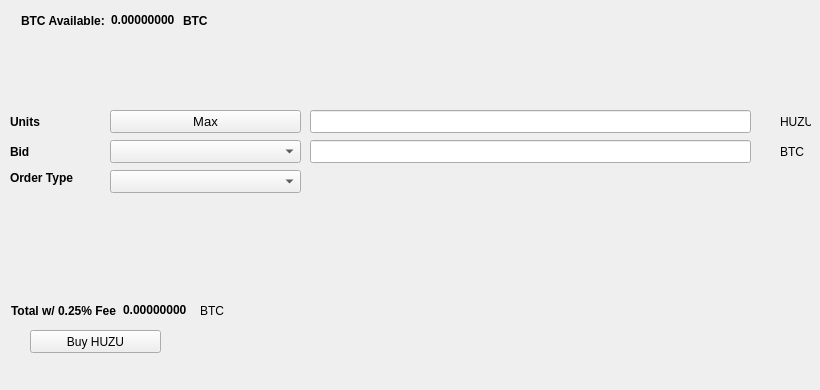
   <widget class="QWidget" name="BuyTab">
    <attribute name="title">
     <string>Buy</string>
    </attribute>
    <widget class="QPushButton" name="BuyHUZU">
     <property name="geometry">
      <rect>
       <x>30</x>
       <y>330</y>
       <width>131</width>
       <height>23</height>
      </rect>
     </property>
     <property name="text">
      <string>Buy HUZU</string>
     </property>
     <property name="icon">
      <iconset resource="../huzu.qrc">
       <normaloff>:/icons/bitcoin</normaloff>:/icons/bitcoin</iconset>
     </property>
    </widget>
    <widget class="QLabel" name="label_3">
     <property name="geometry">
      <rect>
       <x>10</x>
       <y>110</y>
       <width>46</width>
       <height>23</height>
      </rect>
     </property>
     <property name="font">
      <font>
       <weight>75</weight>
       <bold>true</bold>
      </font>
     </property>
     <property name="text">
      <string>Units</string>
     </property>
    </widget>
    <widget class="QLineEdit" name="UnitsInput">
     <property name="geometry">
      <rect>
       <x>310</x>
       <y>110</y>
       <width>441</width>
       <height>23</height>
      </rect>
     </property>
     <property name="font">
      <font>
       <pointsize>9</pointsize>
       <weight>75</weight>
       <bold>true</bold>
      </font>
     </property>
    </widget>
    <widget class="QLineEdit" name="BuyBidPriceEdit">
     <property name="geometry">
      <rect>
       <x>310</x>
       <y>140</y>
       <width>441</width>
       <height>23</height>
      </rect>
     </property>
     <property name="font">
      <font>
       <pointsize>9</pointsize>
       <weight>75</weight>
       <bold>true</bold>
      </font>
     </property>
    </widget>
    <widget class="QLabel" name="label_4">
     <property name="geometry">
      <rect>
       <x>780</x>
       <y>110</y>
       <width>31</width>
       <height>23</height>
      </rect>
     </property>
     <property name="text">
      <string>HUZU</string>
     </property>
    </widget>
    <widget class="QLabel" name="label_5">
     <property name="geometry">
      <rect>
       <x>780</x>
       <y>140</y>
       <width>31</width>
       <height>23</height>
      </rect>
     </property>
     <property name="text">
      <string>BTC</string>
     </property>
    </widget>
    <widget class="QLabel" name="label_6">
     <property name="geometry">
      <rect>
       <x>10</x>
       <y>140</y>
       <width>46</width>
       <height>23</height>
      </rect>
     </property>
     <property name="font">
      <font>
       <weight>75</weight>
       <bold>true</bold>
      </font>
     </property>
     <property name="text">
      <string>Bid</string>
     </property>
    </widget>
    <widget class="QLabel" name="label_7">
     <property name="geometry">
      <rect>
       <x>10</x>
       <y>170</y>
       <width>91</width>
       <height>16</height>
      </rect>
     </property>
     <property name="font">
      <font>
       <weight>75</weight>
       <bold>true</bold>
      </font>
     </property>
     <property name="text">
      <string>Order Type</string>
     </property>
    </widget>
    <widget class="QPushButton" name="Buy_Max_Amount">
     <property name="geometry">
      <rect>
       <x>110</x>
       <y>110</y>
       <width>191</width>
       <height>23</height>
      </rect>
     </property>
     <property name="font">
      <font>
       <pointsize>10</pointsize>
      </font>
     </property>
     <property name="text">
      <string>Max</string>
     </property>
    </widget>
    <widget class="QComboBox" name="BuyBidcomboBox">
     <property name="geometry">
      <rect>
       <x>110</x>
       <y>140</y>
       <width>191</width>
       <height>23</height>
      </rect>
     </property>
     <property name="font">
      <font>
       <pointsize>10</pointsize>
      </font>
     </property>
    </widget>
    <widget class="QComboBox" name="buyOrdertypeCombo">
     <property name="geometry">
      <rect>
       <x>110</x>
       <y>170</y>
       <width>191</width>
       <height>23</height>
      </rect>
     </property>
     <property name="font">
      <font>
       <pointsize>10</pointsize>
      </font>
     </property>
    </widget>
    <widget class="QWidget" name="layoutWidget1">
     <property name="geometry">
      <rect>
       <x>21</x>
       <y>11</y>
       <width>227</width>
       <height>19</height>
      </rect>
     </property>
     <layout class="QHBoxLayout" name="horizontalLayout_3">
      <item>
       <widget class="QLabel" name="label232">
        <property name="font">
         <font>
          <weight>75</weight>
          <bold>true</bold>
         </font>
        </property>
        <property name="text">
         <string>BTC Available:</string>
        </property>
       </widget>
      </item>
      <item>
       <widget class="QLabel" name="BtcAvailableLbl">
        <property name="palette">
         <palette>
          <active>
           <colorrole role="WindowText">
            <brush brushstyle="SolidPattern">
             <color alpha="255">
              <red>0</red>
              <green>0</green>
              <blue>0</blue>
             </color>
            </brush>
           </colorrole>
           <colorrole role="Button">
            <brush brushstyle="SolidPattern">
             <color alpha="255">
              <red>0</red>
              <green>170</green>
              <blue>0</blue>
             </color>
            </brush>
           </colorrole>
           <colorrole role="Light">
            <brush brushstyle="SolidPattern">
             <color alpha="255">
              <red>0</red>
              <green>255</green>
              <blue>0</blue>
             </color>
            </brush>
           </colorrole>
           <colorrole role="Midlight">
            <brush brushstyle="SolidPattern">
             <color alpha="255">
              <red>0</red>
              <green>212</green>
              <blue>0</blue>
             </color>
            </brush>
           </colorrole>
           <colorrole role="Dark">
            <brush brushstyle="SolidPattern">
             <color alpha="255">
              <red>0</red>
              <green>85</green>
              <blue>0</blue>
             </color>
            </brush>
           </colorrole>
           <colorrole role="Mid">
            <brush brushstyle="SolidPattern">
             <color alpha="255">
              <red>0</red>
              <green>113</green>
              <blue>0</blue>
             </color>
            </brush>
           </colorrole>
           <colorrole role="Text">
            <brush brushstyle="SolidPattern">
             <color alpha="255">
              <red>0</red>
              <green>170</green>
              <blue>0</blue>
             </color>
            </brush>
           </colorrole>
           <colorrole role="BrightText">
            <brush brushstyle="SolidPattern">
             <color alpha="255">
              <red>255</red>
              <green>255</green>
              <blue>255</blue>
             </color>
            </brush>
           </colorrole>
           <colorrole role="ButtonText">
            <brush brushstyle="SolidPattern">
             <color alpha="255">
              <red>0</red>
              <green>0</green>
              <blue>0</blue>
             </color>
            </brush>
           </colorrole>
           <colorrole role="Base">
            <brush brushstyle="SolidPattern">
             <color alpha="255">
              <red>255</red>
              <green>255</green>
              <blue>255</blue>
             </color>
            </brush>
           </colorrole>
           <colorrole role="Window">
            <brush brushstyle="SolidPattern">
             <color alpha="255">
              <red>0</red>
              <green>170</green>
              <blue>0</blue>
             </color>
            </brush>
           </colorrole>
           <colorrole role="Shadow">
            <brush brushstyle="SolidPattern">
             <color alpha="255">
              <red>0</red>
              <green>0</green>
              <blue>0</blue>
             </color>
            </brush>
           </colorrole>
           <colorrole role="AlternateBase">
            <brush brushstyle="SolidPattern">
             <color alpha="255">
              <red>127</red>
              <green>212</green>
              <blue>127</blue>
             </color>
            </brush>
           </colorrole>
           <colorrole role="ToolTipBase">
            <brush brushstyle="SolidPattern">
             <color alpha="255">
              <red>255</red>
              <green>255</green>
              <blue>220</blue>
             </color>
            </brush>
           </colorrole>
           <colorrole role="ToolTipText">
            <brush brushstyle="SolidPattern">
             <color alpha="255">
              <red>0</red>
              <green>0</green>
              <blue>0</blue>
             </color>
            </brush>
           </colorrole>
          </active>
          <inactive>
           <colorrole role="WindowText">
            <brush brushstyle="SolidPattern">
             <color alpha="255">
              <red>0</red>
              <green>0</green>
              <blue>0</blue>
             </color>
            </brush>
           </colorrole>
           <colorrole role="Button">
            <brush brushstyle="SolidPattern">
             <color alpha="255">
              <red>0</red>
              <green>170</green>
              <blue>0</blue>
             </color>
            </brush>
           </colorrole>
           <colorrole role="Light">
            <brush brushstyle="SolidPattern">
             <color alpha="255">
              <red>0</red>
              <green>255</green>
              <blue>0</blue>
             </color>
            </brush>
           </colorrole>
           <colorrole role="Midlight">
            <brush brushstyle="SolidPattern">
             <color alpha="255">
              <red>0</red>
              <green>212</green>
              <blue>0</blue>
             </color>
            </brush>
           </colorrole>
           <colorrole role="Dark">
            <brush brushstyle="SolidPattern">
             <color alpha="255">
              <red>0</red>
              <green>85</green>
              <blue>0</blue>
             </color>
            </brush>
           </colorrole>
           <colorrole role="Mid">
            <brush brushstyle="SolidPattern">
             <color alpha="255">
              <red>0</red>
              <green>113</green>
              <blue>0</blue>
             </color>
            </brush>
           </colorrole>
           <colorrole role="Text">
            <brush brushstyle="SolidPattern">
             <color alpha="255">
              <red>0</red>
              <green>170</green>
              <blue>0</blue>
             </color>
            </brush>
           </colorrole>
           <colorrole role="BrightText">
            <brush brushstyle="SolidPattern">
             <color alpha="255">
              <red>255</red>
              <green>255</green>
              <blue>255</blue>
             </color>
            </brush>
           </colorrole>
           <colorrole role="ButtonText">
            <brush brushstyle="SolidPattern">
             <color alpha="255">
              <red>0</red>
              <green>0</green>
              <blue>0</blue>
             </color>
            </brush>
           </colorrole>
           <colorrole role="Base">
            <brush brushstyle="SolidPattern">
             <color alpha="255">
              <red>255</red>
              <green>255</green>
              <blue>255</blue>
             </color>
            </brush>
           </colorrole>
           <colorrole role="Window">
            <brush brushstyle="SolidPattern">
             <color alpha="255">
              <red>0</red>
              <green>170</green>
              <blue>0</blue>
             </color>
            </brush>
           </colorrole>
           <colorrole role="Shadow">
            <brush brushstyle="SolidPattern">
             <color alpha="255">
              <red>0</red>
              <green>0</green>
              <blue>0</blue>
             </color>
            </brush>
           </colorrole>
           <colorrole role="AlternateBase">
            <brush brushstyle="SolidPattern">
             <color alpha="255">
              <red>127</red>
              <green>212</green>
              <blue>127</blue>
             </color>
            </brush>
           </colorrole>
           <colorrole role="ToolTipBase">
            <brush brushstyle="SolidPattern">
             <color alpha="255">
              <red>255</red>
              <green>255</green>
              <blue>220</blue>
             </color>
            </brush>
           </colorrole>
           <colorrole role="ToolTipText">
            <brush brushstyle="SolidPattern">
             <color alpha="255">
              <red>0</red>
              <green>0</green>
              <blue>0</blue>
             </color>
            </brush>
           </colorrole>
          </inactive>
          <disabled>
           <colorrole role="WindowText">
            <brush brushstyle="SolidPattern">
             <color alpha="255">
              <red>0</red>
              <green>85</green>
              <blue>0</blue>
             </color>
            </brush>
           </colorrole>
           <colorrole role="Button">
            <brush brushstyle="SolidPattern">
             <color alpha="255">
              <red>0</red>
              <green>170</green>
              <blue>0</blue>
             </color>
            </brush>
           </colorrole>
           <colorrole role="Light">
            <brush brushstyle="SolidPattern">
             <color alpha="255">
              <red>0</red>
              <green>255</green>
              <blue>0</blue>
             </color>
            </brush>
           </colorrole>
           <colorrole role="Midlight">
            <brush brushstyle="SolidPattern">
             <color alpha="255">
              <red>0</red>
              <green>212</green>
              <blue>0</blue>
             </color>
            </brush>
           </colorrole>
           <colorrole role="Dark">
            <brush brushstyle="SolidPattern">
             <color alpha="255">
              <red>0</red>
              <green>85</green>
              <blue>0</blue>
             </color>
            </brush>
           </colorrole>
           <colorrole role="Mid">
            <brush brushstyle="SolidPattern">
             <color alpha="255">
              <red>0</red>
              <green>113</green>
              <blue>0</blue>
             </color>
            </brush>
           </colorrole>
           <colorrole role="Text">
            <brush brushstyle="SolidPattern">
             <color alpha="255">
              <red>0</red>
              <green>85</green>
              <blue>0</blue>
             </color>
            </brush>
           </colorrole>
           <colorrole role="BrightText">
            <brush brushstyle="SolidPattern">
             <color alpha="255">
              <red>255</red>
              <green>255</green>
              <blue>255</blue>
             </color>
            </brush>
           </colorrole>
           <colorrole role="ButtonText">
            <brush brushstyle="SolidPattern">
             <color alpha="255">
              <red>0</red>
              <green>85</green>
              <blue>0</blue>
             </color>
            </brush>
           </colorrole>
           <colorrole role="Base">
            <brush brushstyle="SolidPattern">
             <color alpha="255">
              <red>0</red>
              <green>170</green>
              <blue>0</blue>
             </color>
            </brush>
           </colorrole>
           <colorrole role="Window">
            <brush brushstyle="SolidPattern">
             <color alpha="255">
              <red>0</red>
              <green>170</green>
              <blue>0</blue>
             </color>
            </brush>
           </colorrole>
           <colorrole role="Shadow">
            <brush brushstyle="SolidPattern">
             <color alpha="255">
              <red>0</red>
              <green>0</green>
              <blue>0</blue>
             </color>
            </brush>
           </colorrole>
           <colorrole role="AlternateBase">
            <brush brushstyle="SolidPattern">
             <color alpha="255">
              <red>0</red>
              <green>170</green>
              <blue>0</blue>
             </color>
            </brush>
           </colorrole>
           <colorrole role="ToolTipBase">
            <brush brushstyle="SolidPattern">
             <color alpha="255">
              <red>255</red>
              <green>255</green>
              <blue>220</blue>
             </color>
            </brush>
           </colorrole>
           <colorrole role="ToolTipText">
            <brush brushstyle="SolidPattern">
             <color alpha="255">
              <red>0</red>
              <green>0</green>
              <blue>0</blue>
             </color>
            </brush>
           </colorrole>
          </disabled>
         </palette>
        </property>
        <property name="font">
         <font>
          <weight>75</weight>
          <bold>true</bold>
         </font>
        </property>
        <property name="text">
         <string>0.00000000</string>
        </property>
        <property name="textInteractionFlags">
         <set>Qt::LinksAccessibleByMouse|Qt::TextSelectableByKeyboard|Qt::TextSelectableByMouse</set>
        </property>
       </widget>
      </item>
      <item>
       <widget class="QLabel" name="BtcAvailableLbl_2">
        <property name="font">
         <font>
          <weight>75</weight>
          <bold>true</bold>
         </font>
        </property>
        <property name="text">
         <string>BTC</string>
        </property>
       </widget>
      </item>
     </layout>
    </widget>
    <widget class="QWidget" name="layoutWidge2">
     <property name="geometry">
      <rect>
       <x>11</x>
       <y>301</y>
       <width>259</width>
       <height>19</height>
      </rect>
     </property>
     <layout class="QHBoxLayout" name="horizontalLayout_4">
      <item>
       <widget class="QLabel" name="label_9">
        <property name="font">
         <font>
          <weight>75</weight>
          <bold>true</bold>
         </font>
        </property>
        <property name="text">
         <string>Total w/ 0.25% Fee</string>
        </property>
       </widget>
      </item>
      <item>
       <widget class="QLabel" name="BuyCostLabel">
        <property name="palette">
         <palette>
          <active>
           <colorrole role="WindowText">
            <brush brushstyle="SolidPattern">
             <color alpha="255">
              <red>0</red>
              <green>0</green>
              <blue>0</blue>
             </color>
            </brush>
           </colorrole>
           <colorrole role="Button">
            <brush brushstyle="SolidPattern">
             <color alpha="255">
              <red>0</red>
              <green>170</green>
              <blue>0</blue>
             </color>
            </brush>
           </colorrole>
           <colorrole role="Light">
            <brush brushstyle="SolidPattern">
             <color alpha="255">
              <red>0</red>
              <green>255</green>
              <blue>0</blue>
             </color>
            </brush>
           </colorrole>
           <colorrole role="Midlight">
            <brush brushstyle="SolidPattern">
             <color alpha="255">
              <red>0</red>
              <green>212</green>
              <blue>0</blue>
             </color>
            </brush>
           </colorrole>
           <colorrole role="Dark">
            <brush brushstyle="SolidPattern">
             <color alpha="255">
              <red>0</red>
              <green>85</green>
              <blue>0</blue>
             </color>
            </brush>
           </colorrole>
           <colorrole role="Mid">
            <brush brushstyle="SolidPattern">
             <color alpha="255">
              <red>0</red>
              <green>113</green>
              <blue>0</blue>
             </color>
            </brush>
           </colorrole>
           <colorrole role="Text">
            <brush brushstyle="SolidPattern">
             <color alpha="255">
              <red>0</red>
              <green>170</green>
              <blue>0</blue>
             </color>
            </brush>
           </colorrole>
           <colorrole role="BrightText">
            <brush brushstyle="SolidPattern">
             <color alpha="255">
              <red>255</red>
              <green>255</green>
              <blue>255</blue>
             </color>
            </brush>
           </colorrole>
           <colorrole role="ButtonText">
            <brush brushstyle="SolidPattern">
             <color alpha="255">
              <red>0</red>
              <green>0</green>
              <blue>0</blue>
             </color>
            </brush>
           </colorrole>
           <colorrole role="Base">
            <brush brushstyle="SolidPattern">
             <color alpha="255">
              <red>255</red>
              <green>255</green>
              <blue>255</blue>
             </color>
            </brush>
           </colorrole>
           <colorrole role="Window">
            <brush brushstyle="SolidPattern">
             <color alpha="255">
              <red>0</red>
              <green>170</green>
              <blue>0</blue>
             </color>
            </brush>
           </colorrole>
           <colorrole role="Shadow">
            <brush brushstyle="SolidPattern">
             <color alpha="255">
              <red>0</red>
              <green>0</green>
              <blue>0</blue>
             </color>
            </brush>
           </colorrole>
           <colorrole role="AlternateBase">
            <brush brushstyle="SolidPattern">
             <color alpha="255">
              <red>127</red>
              <green>212</green>
              <blue>127</blue>
             </color>
            </brush>
           </colorrole>
           <colorrole role="ToolTipBase">
            <brush brushstyle="SolidPattern">
             <color alpha="255">
              <red>255</red>
              <green>255</green>
              <blue>220</blue>
             </color>
            </brush>
           </colorrole>
           <colorrole role="ToolTipText">
            <brush brushstyle="SolidPattern">
             <color alpha="255">
              <red>0</red>
              <green>0</green>
              <blue>0</blue>
             </color>
            </brush>
           </colorrole>
          </active>
          <inactive>
           <colorrole role="WindowText">
            <brush brushstyle="SolidPattern">
             <color alpha="255">
              <red>0</red>
              <green>0</green>
              <blue>0</blue>
             </color>
            </brush>
           </colorrole>
           <colorrole role="Button">
            <brush brushstyle="SolidPattern">
             <color alpha="255">
              <red>0</red>
              <green>170</green>
              <blue>0</blue>
             </color>
            </brush>
           </colorrole>
           <colorrole role="Light">
            <brush brushstyle="SolidPattern">
             <color alpha="255">
              <red>0</red>
              <green>255</green>
              <blue>0</blue>
             </color>
            </brush>
           </colorrole>
           <colorrole role="Midlight">
            <brush brushstyle="SolidPattern">
             <color alpha="255">
              <red>0</red>
              <green>212</green>
              <blue>0</blue>
             </color>
            </brush>
           </colorrole>
           <colorrole role="Dark">
            <brush brushstyle="SolidPattern">
             <color alpha="255">
              <red>0</red>
              <green>85</green>
              <blue>0</blue>
             </color>
            </brush>
           </colorrole>
           <colorrole role="Mid">
            <brush brushstyle="SolidPattern">
             <color alpha="255">
              <red>0</red>
              <green>113</green>
              <blue>0</blue>
             </color>
            </brush>
           </colorrole>
           <colorrole role="Text">
            <brush brushstyle="SolidPattern">
             <color alpha="255">
              <red>0</red>
              <green>170</green>
              <blue>0</blue>
             </color>
            </brush>
           </colorrole>
           <colorrole role="BrightText">
            <brush brushstyle="SolidPattern">
             <color alpha="255">
              <red>255</red>
              <green>255</green>
              <blue>255</blue>
             </color>
            </brush>
           </colorrole>
           <colorrole role="ButtonText">
            <brush brushstyle="SolidPattern">
             <color alpha="255">
              <red>0</red>
              <green>0</green>
              <blue>0</blue>
             </color>
            </brush>
           </colorrole>
           <colorrole role="Base">
            <brush brushstyle="SolidPattern">
             <color alpha="255">
              <red>255</red>
              <green>255</green>
              <blue>255</blue>
             </color>
            </brush>
           </colorrole>
           <colorrole role="Window">
            <brush brushstyle="SolidPattern">
             <color alpha="255">
              <red>0</red>
              <green>170</green>
              <blue>0</blue>
             </color>
            </brush>
           </colorrole>
           <colorrole role="Shadow">
            <brush brushstyle="SolidPattern">
             <color alpha="255">
              <red>0</red>
              <green>0</green>
              <blue>0</blue>
             </color>
            </brush>
           </colorrole>
           <colorrole role="AlternateBase">
            <brush brushstyle="SolidPattern">
             <color alpha="255">
              <red>127</red>
              <green>212</green>
              <blue>127</blue>
             </color>
            </brush>
           </colorrole>
           <colorrole role="ToolTipBase">
            <brush brushstyle="SolidPattern">
             <color alpha="255">
              <red>255</red>
              <green>255</green>
              <blue>220</blue>
             </color>
            </brush>
           </colorrole>
           <colorrole role="ToolTipText">
            <brush brushstyle="SolidPattern">
             <color alpha="255">
              <red>0</red>
              <green>0</green>
              <blue>0</blue>
             </color>
            </brush>
           </colorrole>
          </inactive>
          <disabled>
           <colorrole role="WindowText">
            <brush brushstyle="SolidPattern">
             <color alpha="255">
              <red>0</red>
              <green>85</green>
              <blue>0</blue>
             </color>
            </brush>
           </colorrole>
           <colorrole role="Button">
            <brush brushstyle="SolidPattern">
             <color alpha="255">
              <red>0</red>
              <green>170</green>
              <blue>0</blue>
             </color>
            </brush>
           </colorrole>
           <colorrole role="Light">
            <brush brushstyle="SolidPattern">
             <color alpha="255">
              <red>0</red>
              <green>255</green>
              <blue>0</blue>
             </color>
            </brush>
           </colorrole>
           <colorrole role="Midlight">
            <brush brushstyle="SolidPattern">
             <color alpha="255">
              <red>0</red>
              <green>212</green>
              <blue>0</blue>
             </color>
            </brush>
           </colorrole>
           <colorrole role="Dark">
            <brush brushstyle="SolidPattern">
             <color alpha="255">
              <red>0</red>
              <green>85</green>
              <blue>0</blue>
             </color>
            </brush>
           </colorrole>
           <colorrole role="Mid">
            <brush brushstyle="SolidPattern">
             <color alpha="255">
              <red>0</red>
              <green>113</green>
              <blue>0</blue>
             </color>
            </brush>
           </colorrole>
           <colorrole role="Text">
            <brush brushstyle="SolidPattern">
             <color alpha="255">
              <red>0</red>
              <green>85</green>
              <blue>0</blue>
             </color>
            </brush>
           </colorrole>
           <colorrole role="BrightText">
            <brush brushstyle="SolidPattern">
             <color alpha="255">
              <red>255</red>
              <green>255</green>
              <blue>255</blue>
             </color>
            </brush>
           </colorrole>
           <colorrole role="ButtonText">
            <brush brushstyle="SolidPattern">
             <color alpha="255">
              <red>0</red>
              <green>85</green>
              <blue>0</blue>
             </color>
            </brush>
           </colorrole>
           <colorrole role="Base">
            <brush brushstyle="SolidPattern">
             <color alpha="255">
              <red>0</red>
              <green>170</green>
              <blue>0</blue>
             </color>
            </brush>
           </colorrole>
           <colorrole role="Window">
            <brush brushstyle="SolidPattern">
             <color alpha="255">
              <red>0</red>
              <green>170</green>
              <blue>0</blue>
             </color>
            </brush>
           </colorrole>
           <colorrole role="Shadow">
            <brush brushstyle="SolidPattern">
             <color alpha="255">
              <red>0</red>
              <green>0</green>
              <blue>0</blue>
             </color>
            </brush>
           </colorrole>
           <colorrole role="AlternateBase">
            <brush brushstyle="SolidPattern">
             <color alpha="255">
              <red>0</red>
              <green>170</green>
              <blue>0</blue>
             </color>
            </brush>
           </colorrole>
           <colorrole role="ToolTipBase">
            <brush brushstyle="SolidPattern">
             <color alpha="255">
              <red>255</red>
              <green>255</green>
              <blue>220</blue>
             </color>
            </brush>
           </colorrole>
           <colorrole role="ToolTipText">
            <brush brushstyle="SolidPattern">
             <color alpha="255">
              <red>0</red>
              <green>0</green>
              <blue>0</blue>
             </color>
            </brush>
           </colorrole>
          </disabled>
         </palette>
        </property>
        <property name="font">
         <font>
          <weight>75</weight>
          <bold>true</bold>
         </font>
        </property>
        <property name="autoFillBackground">
         <bool>false</bool>
        </property>
        <property name="text">
         <string>0.00000000</string>
        </property>
        <property name="textInteractionFlags">
         <set>Qt::LinksAccessibleByMouse|Qt::TextSelectableByMouse</set>
        </property>
       </widget>
      </item>
      <item>
       <widget class="QLabel" name="label_10">
        <property name="font">
         <font>
          <weight>50</weight>
          <bold>false</bold>
         </font>
        </property>
        <property name="text">
         <string>BTC</string>
        </property>
       </widget>
      </item>
     </layout>
    </widget>
    <widget class="QLabel" name="label_24">
     <property name="geometry">
      <rect>
       <x>460</x>
       <y>300</y>
       <width>281</width>
       <height>81</height>
      </rect>
     </property>
     <property name="text">
      <string/>
     </property>
     <property name="pixmap">
      <pixmap>:/images/bittrex</pixmap>
     </property>
    </widget>
   </widget>
